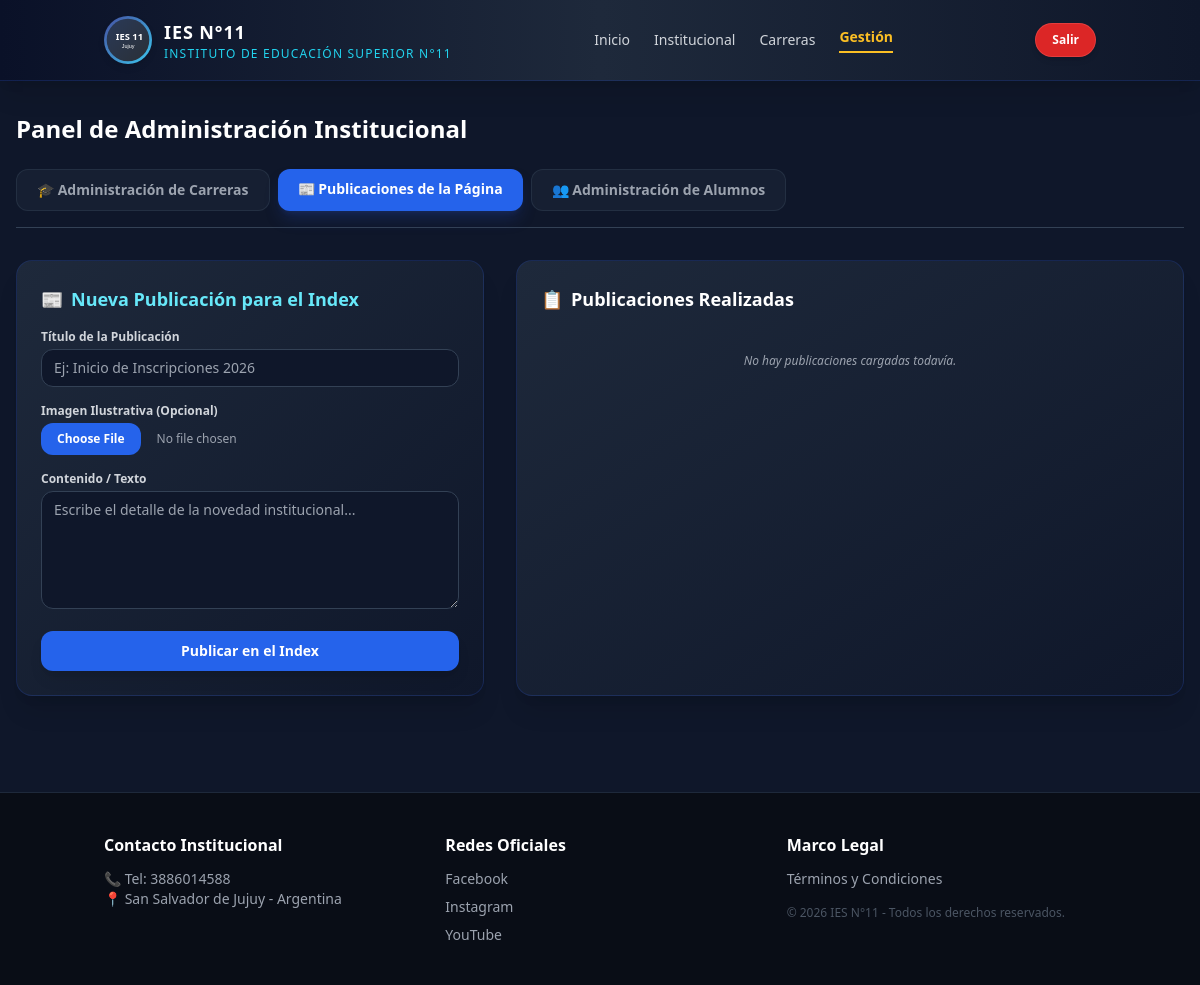
The app's page /gestion/?tab=publicaciones (signed in), older data.
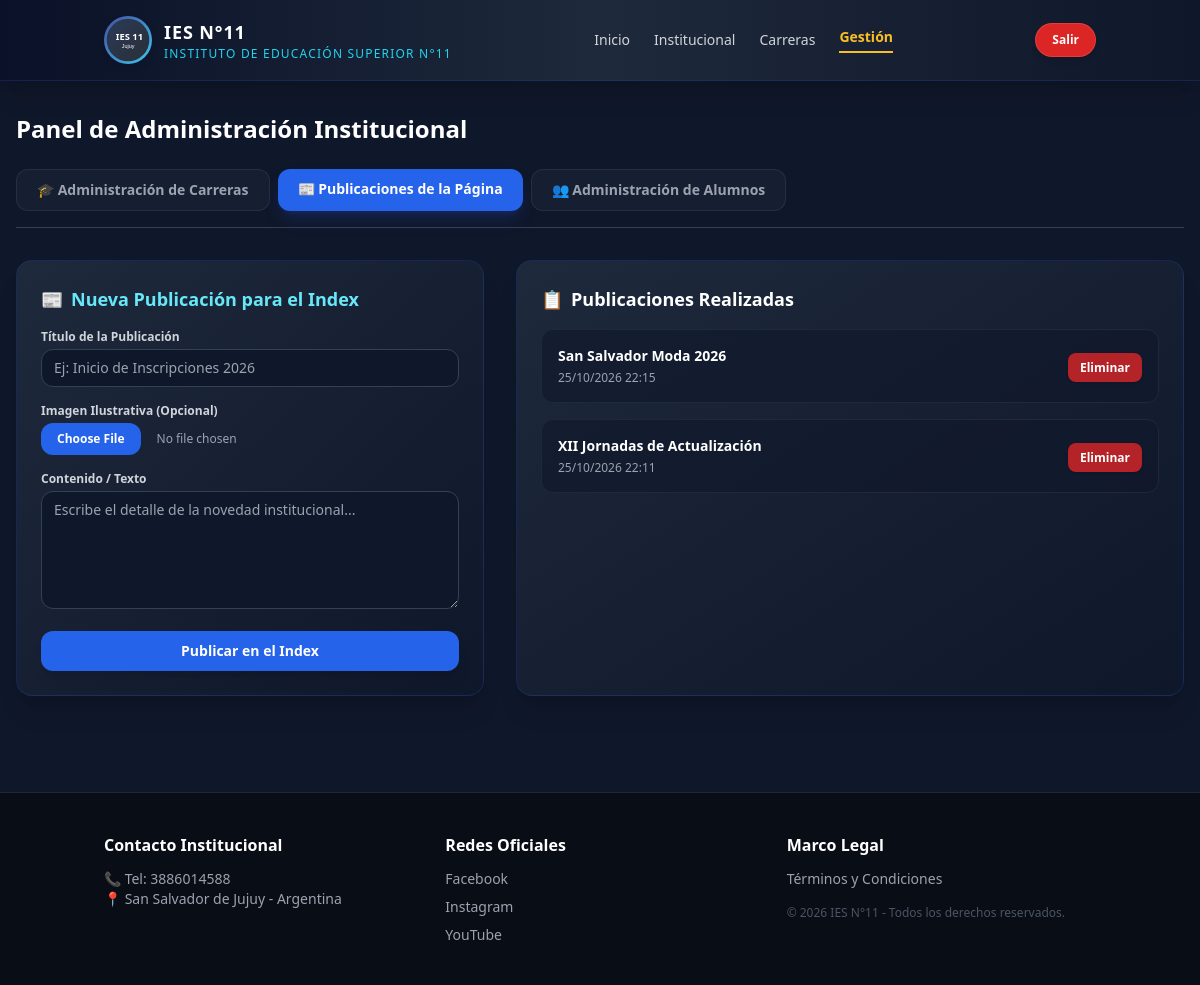
The same page, newer data.
### nucleo/models.py (models this page shows, shortened)
class Publicacion(models.Model):
    titulo = models.CharField(max_length=200, verbose_name="Título")
    imagen = models.ImageField(upload_to='publicaciones/', blank=True, null=True, verbose_name="Imagen")
    contenido = models.TextField(verbose_name="Contenido")
    fecha_creacion = models.DateTimeField(auto_now_add=True, verbose_name="Fecha de Creación")

### nucleo/views.py (the view, shortened to what this page needs)
# urls.py: path('gestion/', views.admin_dashboard, name='gestion'),
@login_required
def admin_dashboard(request):
    tab = request.GET.get('tab', 'carreras')
    carreras_list = Carrera.objects.all()
    publicaciones_list = Publicacion.objects.all().order_by('-fecha_creacion')
    alumnos_list = Usuario.objects.filter(rol='alumno') | Usuario.objects.filter(is_staff=False)
    context = {
        'tab': tab,
        'carreras': carreras_list,
        'total_carreras': carreras_list.count(),
        'publicaciones': publicaciones_list,
        'alumnos': alumnos_list.distinct(),
    }
    return render(request, 'nucleo/admin.html', context)

### nucleo/templates/nucleo/admin.html (shortened to what this page needs)
{% extends 'nucleo/base.html' %}
{% block content %}
    <div class="mb-8">
        <h2 class="text-2xl font-extrabold text-white mb-6">Panel de Administración Institucional</h2>
        <div class="flex flex-wrap gap-2 border-b border-slate-700 pb-4">
            <a href="?tab=carreras" class="px-5 py-2.5 rounded-xl font-semibold text-sm transition {% if tab == 'carreras' %} bg-blue-600 text-white shadow-lg shadow-blue-900/40 {% else %} text-gray-400 hover:text-white bg-slate-800/50 border border-slate-700/50 {% endif %}">
                🎓 Administración de Carreras
            </a>
            <a href="?tab=publicaciones" class="px-5 py-2.5 rounded-xl font-semibold text-sm transition {% if tab == 'publicaciones' %} bg-blue-600 text-white shadow-lg shadow-blue-900/40 {% else %} text-gray-400 hover:text-white bg-slate-800/50 border border-slate-700/50 {% endif %}">
                📰 Publicaciones de la Página
            </a>
            <a href="?tab=alumnos" class="px-5 py-2.5 rounded-xl font-semibold text-sm transition {% if tab == 'alumnos' %} bg-blue-600 text-white shadow-lg shadow-blue-900/40 {% else %} text-gray-400 hover:text-white bg-slate-800/50 border border-slate-700/50 {% endif %}">
                👥 Administración de Alumnos
            </a>
        </div>
    </div>
    {% if tab == 'publicaciones' %}
        <div class="grid grid-cols-1 lg:grid-cols-12 gap-8">
            <div class="lg:col-span-5 bg-gradient-to-br from-[#1e293b] to-[#0f172a] p-6 rounded-2xl border border-blue-900/40 shadow-xl">
                <h3 class="text-lg font-bold text-cyan-300 mb-4 flex items-center space-x-2">
                    <span>📰</span> <span>Nueva Publicación para el Index</span>
                </h3>
                <form method="POST" enctype="multipart/form-data" class="space-y-4">
                    <div>
                        <label class="block text-xs font-semibold text-gray-300 mb-1">Título de la Publicación</label>
                        <input type="text" name="titulo" required class="w-full bg-slate-900 border border-slate-700 rounded-xl px-3 py-2 text-white text-sm focus:outline-none focus:border-cyan-400" placeholder="Ej: Inicio de Inscripciones 2026">
                    </div>
                    <div>
                        <label class="block text-xs font-semibold text-gray-300 mb-1">Imagen Ilustrativa (Opcional)</label>
                        <input type="file" name="imagen" class="w-full text-xs text-gray-400 file:mr-4 file:py-2 file:px-4 file:rounded-xl file:border-0 file:text-xs file:font-semibold file:bg-blue-600 file:text-white hover:file:bg-blue-500">
                    </div>
                    <div>
                        <label class="block text-xs font-semibold text-gray-300 mb-1">Contenido / Texto</label>
                        <textarea name="contenido" rows="5" required class="w-full bg-slate-900 border border-slate-700 rounded-xl px-3 py-2 text-white text-sm focus:outline-none focus:border-cyan-400" placeholder="Escribe el detalle de la novedad institucional..."></textarea>
                    </div>
                    <button type="submit" class="w-full bg-blue-600 hover:bg-blue-500 text-white font-bold py-2.5 rounded-xl text-sm transition shadow-lg">
                        Publicar en el Index
                    </button>
                </form>
            </div>
            <div class="lg:col-span-7 bg-gradient-to-br from-[#1e293b] to-[#0f172a] p-6 rounded-2xl border border-blue-900/40 shadow-xl">
                <h3 class="text-lg font-bold text-white mb-4 flex items-center space-x-2">
                    <span>📋</span> <span>Publicaciones Realizadas</span>
                </h3>
                <div class="space-y-4">
                    {% for pub in publicaciones %}
                        <div class="bg-slate-900/60 p-4 rounded-xl border border-slate-800 flex justify-between items-center">
                            <div>
                                <h4 class="font-bold text-white text-sm">{{ pub.titulo }}</h4>
                                <p class="text-xs text-gray-400 mt-1">{{ pub.fecha_creacion|date:"d/m/Y H:i" }}</p>
                            </div>
                            <div>
                                <a href="{% url 'eliminar_publicacion' pub.id %}" onclick="return confirm('¿Seguro que deseas eliminar esta publicación?')" class="bg-red-600/80 hover:bg-red-600 text-white px-3 py-1.5 rounded-lg text-xs font-semibold transition shadow">Eliminar</a>
                            </div>
                        </div>
                    {% empty %}
                        <p class="text-xs text-gray-400 text-center py-6 italic">No hay publicaciones cargadas todavía.</p>
                    {% endfor %}
                </div>
            </div>
        </div>
    {% endif %}
{% endblock %}

### nucleo/templates/nucleo/base.html (shortened to what this page needs)
{% load static %}
<!DOCTYPE html>
<html lang="es">
<head>
    <script src="https://cdn.tailwindcss.com"></script>
</head>
<body class="bg-ies-dark text-gray-100 flex flex-col min-h-screen font-sans">
    <header class="bg-gradient-to-r from-[#0a1128] via-[#1e293b] to-[#0f172a] shadow-xl border-b border-blue-900/40 sticky top-0 z-50">
        <div class="container mx-auto flex justify-between items-center p-4">
            <a href="{% url 'inicio' %}" class="flex items-center space-x-3 group cursor-pointer">
                <div class="w-12 h-12 flex items-center justify-center transition transform group-hover:scale-105">
                    <img src="{% static 'nucleo/img/Logo_Ies11.svg' %}" alt="Logo IES 11" class="w-12 h-12 object-contain drop-shadow-md">
                </div>
                <div>
                    <h1 class="text-lg font-bold tracking-wider text-white group-hover:text-cyan-300 transition">IES N°11</h1>
                    <p class="text-xs text-cyan-400 tracking-widest uppercase">Instituto de Educación Superior N°11</p>
                </div>
            </a>
            <nav class="hidden md:flex space-x-6 text-sm font-medium items-center">
                <a href="{% url 'inicio' %}" class="text-gray-300 hover:text-cyan-300 transition">Inicio</a>
                <a href="{% url 'institucional' %}" class="text-gray-300 hover:text-cyan-300 transition">Institucional</a>
                <a href="{% url 'carreras' %}" class="text-gray-300 hover:text-cyan-300 transition">Carreras</a>
                {% if user.is_authenticated %}
                    {% if user.is_staff %}
                        <a href="{% url 'gestion' %}" class="text-amber-400 hover:text-amber-300 transition font-bold border-b-2 border-amber-400 pb-1">Gestión</a>
                    {% else %}
                        <a href="{% url 'alumno' %}" class="text-emerald-400 hover:text-emerald-300 transition font-bold border-b-2 border-emerald-400 pb-1">Mi Panel</a>
                    {% endif %}
                {% endif %}
            </nav>
            <div class="flex items-center space-x-3">
                {% if user.is_authenticated %}
                    <form action="{% url 'logout' %}" method="post" class="inline">
                        <button type="submit" class="bg-red-600 hover:bg-red-500 text-white px-4 py-2 rounded-full font-semibold text-xs shadow-md transition border border-red-400/30">Salir</button>
                    </form>
                {% else %}
                    <a href="{% url 'login' %}" class="bg-blue-600 hover:bg-blue-500 text-white px-4 py-2 rounded-full font-semibold text-xs shadow-md transition">Ingresar</a>
                {% endif %}
            </div>
        </div>
    </header>
    <main class="flex-grow w-full px-4 py-8">
        {% block content %}
        {% endblock %}
    </main>
    <footer class="bg-[#090d16] text-gray-400 py-10 mt-16 border-t border-slate-800">
        <div class="container mx-auto px-4 grid grid-cols-1 md:grid-cols-3 gap-8 text-center md:text-left">
            <div>
                <h4 class="font-bold text-white text-base mb-3">Contacto Institucional</h4>
                <p class="text-sm">📞 Tel: 3886014588</p>
                <p class="text-sm">📍 San Salvador de Jujuy - Argentina</p>
            </div>
            <div>
                <h4 class="font-bold text-white text-base mb-3">Redes Oficiales</h4>
                <div class="flex flex-col space-y-2 text-sm">
                    <p class="text-gray-400">Facebook</p>
                    <p class="text-gray-400">Instagram</p>
                    <p class="text-gray-400">YouTube</p>
                </div>
            </div>
            <div>
                <h4 class="font-bold text-white text-base mb-3">Marco Legal</h4>
                <span class="text-sm text-gray-400 block">Términos y Condiciones</span>
                <p class="text-xs text-gray-600 mt-4">© 2026 IES N°11 - Todos los derechos reservados.</p>
            </div>
        </div>
    </footer>
</body>
</html>

Row changes from the older to the newer data that the page shows:
added Publicacion: titulo "San Salvador Moda 2026", fecha_creacion "25/10/2026 22:15"
added Publicacion: titulo "XII Jornadas de Actualización", fecha_creacion "25/10/2026 22:11"
Text that changed along with them:
text no longer shown: "No hay publicaciones cargadas todavía."
